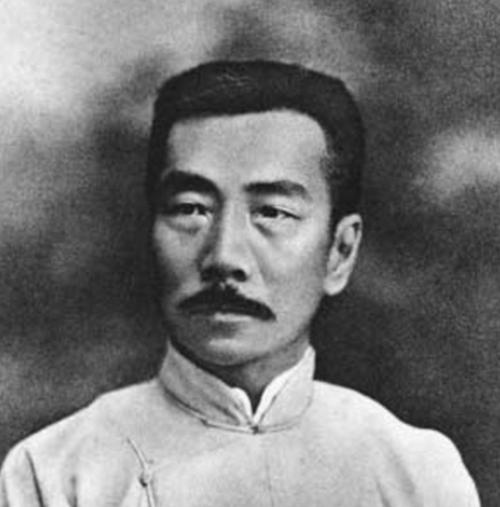
#> input picture image/a2.jpg, 500 x 507 px
$ python '加logo.py'   (older library calls are emulated)
#> lines starting #> are read from the running program, lines starting #| are printed output that depends on the picture
from PIL import Image,ImageFilter

img = Image.open('image/a2.jpg')
#> img is the input picture: PIL image 500x507 L; min 18, max 255, mean 118.8

logo = Image.open('image/a0.jpg')
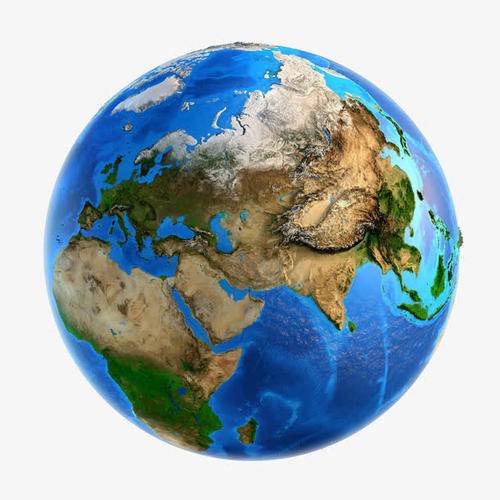
#> input picture image/a0.jpg, 500 x 500 px
#> logo is the input picture: PIL image 500x500 RGB; mean R, G, B 160.2, 175.6, 182.2

logo = logo.resize((100,100),resample=Image.ANTIALIAS)
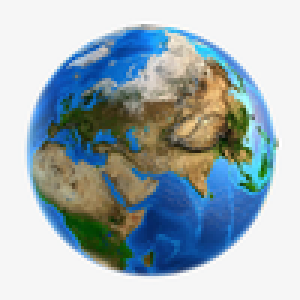
#> logo: PIL image 100x100 RGB (shown 3 times larger); mean R, G, B 160.2, 175.6, 182.1

img.paste(logo,(30,150))
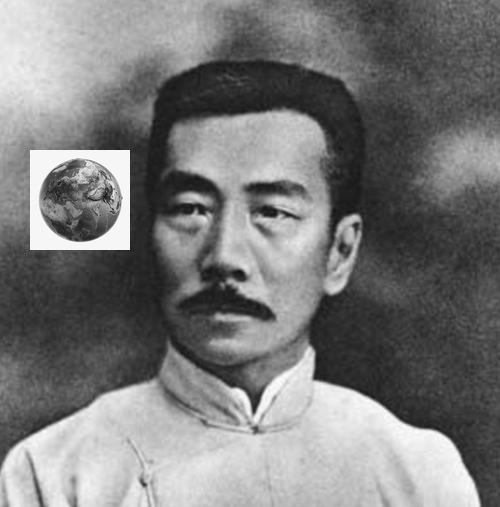
#> img: PIL image 500x507 L; min 15, max 255, mean 122.4
img.show()
